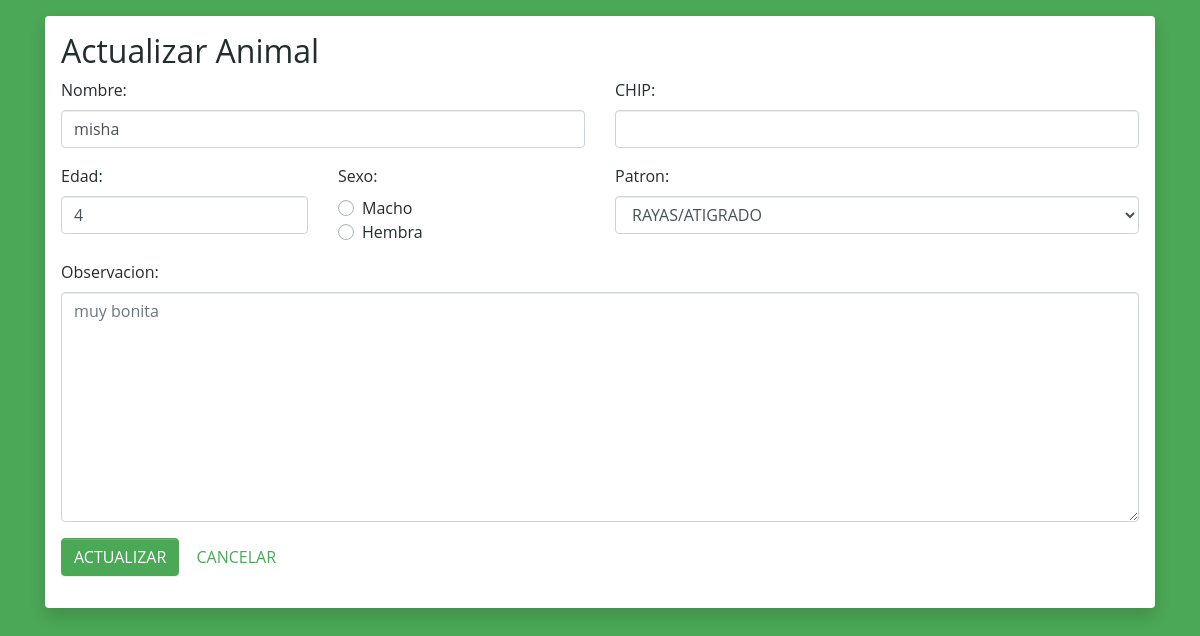
The app's page /src/php/view/update-animal.php?cod=anm-001, older data.
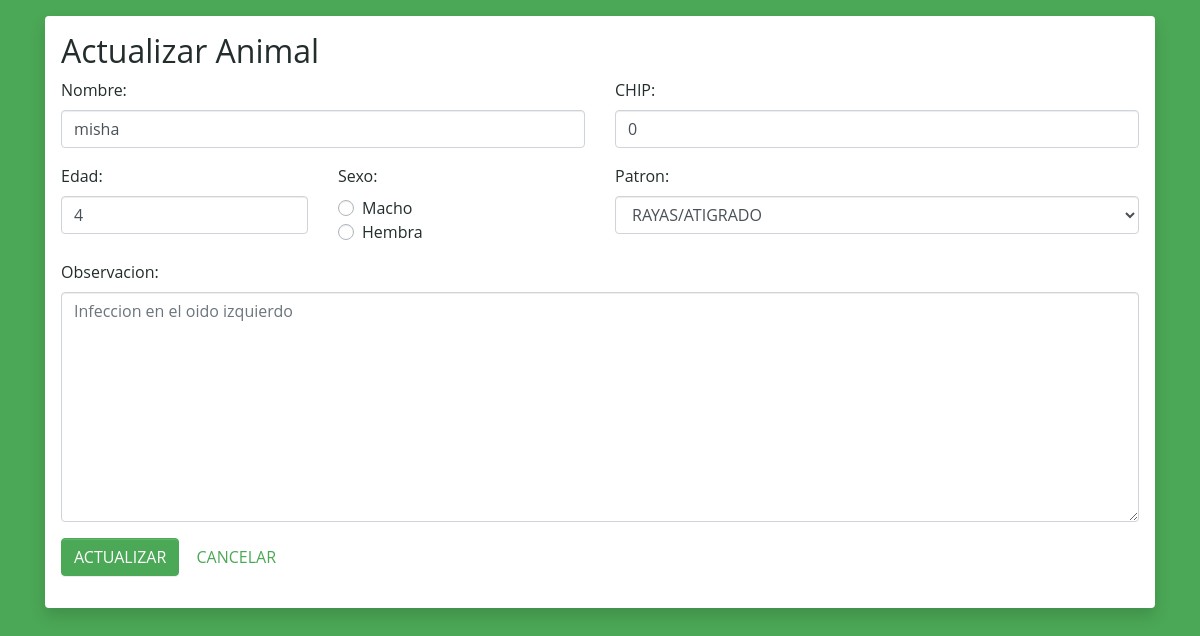
The same page, newer data.
### tables this page shows
CREATE TABLE `animal` (
  `cod` varchar(10) NOT NULL,
  `codDueno` varchar(10) DEFAULT NULL,
  `codOrganizacion` varchar(10) NOT NULL,
  `nombre` varchar(50) NOT NULL,
  `edad` int(11) NOT NULL,
  `fechaIngreso` date DEFAULT NULL,
  `especie` varchar(30) NOT NULL,
  `raza` varchar(100) NOT NULL,
  `patron` varchar(30) NOT NULL,
  `sexo` char(1) DEFAULT NULL,
  `observacion` text NOT NULL,
  `chip` int(15) DEFAULT NULL
);

### src/php/model/dao/AnimalDao.php (called while the page is built, shortened)
<?php
include_once '../model/dto/Animal.php';
class AnimalDao
{
    function buscarAnimal($codigo)
    {
        $con = new Conexion();
        $conn = $con->Conectar();
        $sql = "SELECT * FROM animal WHERE cod = ?";
        $conn->set_charset("utf8");
        $statement = $conn->prepare($sql);
        $statement->bind_param('s',$codigo);
        $statement->execute();
        $result = $statement->get_result();
        if ($result->num_rows > 0) {
            $fila = $result->fetch_assoc();
            $animal = new Animal($fila["cod"], new Organizacion($fila["codOrganizacion"],NULL), new Dueño($fila["codDueno"],NULL,NULL,NULL,NULL,NULL),
                $fila["nombre"], $fila["edad"], $fila["fechaIngreso"], $fila["especie"], $fila["raza"],
                $fila["patron"], $fila["sexo"], $fila["observacion"], $fila["chip"]);
            return $animal;
        } else {
            echo "0 results";
            return null;
        }
    }
}
?>

### src/php/model/dto/Animal.php (called while the page is built, shortened)
<?php
class Animal
{
    private $nombre;
    private $edad;
    private $observacion;
    private $chip;
    public function __construct($codigo, $organizacion, $dueño, $nombre, $edad, $fechaInfreso, $especie, $raza, $patron, $sexo, $observacion, $chip)
    {
        $this->nombre = is_null($nombre)?$this->nombre:$nombre;
        $this->edad = is_null($edad)?$this->edad:$edad;
        $this->observacion = is_null($observacion)?$this->observacion:$observacion;
        $this->chip = is_null($chip)?$this->chip:$chip;
    }
    public function getNombre(){
        return $this->nombre;
    }
    public function getEdad(){
        return $this->edad;
    }
    public function getObservacion(){
        return $this->observacion;
    }
    public function getChip(){
        return $this->chip;
    }
}
?>

### src/php/view/update-animal.php (the view, shortened to what this page needs)
<!DOCTYPE html>
<html lang="en">
<head>
    <link rel="stylesheet" href="/RedcatandoAnimales/RedcatandoAnimales/src/css/main.css">
    <link rel="stylesheet" href="/RedcatandoAnimales/RedcatandoAnimales/src/css/bootstrap.css">
</head>
<body>
<body class="bg-primary">
    <?php
        include_once '../model/dao/AnimalDao.php';
        include_once '../model/dto/Animal.php';
        $aDao = new AnimalDao();
        $animal = $aDao->buscarAnimal($_GET["cod"]);
    ?>
    <div class="container container-fluid">
        <div class="my-3 shadow p-3 bg-white rounded">
            <h2>Actualizar Animal</h2>
            <form action="../controller/procesarIngresoAnimal.php" method="POST">
                <div class="row">
                    <div class="form-group col-md-6">
                        <label>Nombre:</label>
                        <input type="text" name="nombre" value="<?php echo $animal->getNombre();?>" class="form-control">
                    </div>
                    <div class="form-group col-md-6">
                        <label for="">CHIP: </label>
                        <input type="number" name="chip" value="<?php echo $animal->getChip();?>" class="form-control" min="1">
                    </div>
                </div>
                <div class="row">
                    <div class="form-group col-md-3">
                        <label for="">Edad: </label>
                        <input type="number" name="edad" value="<?php echo $animal->getEdad();?>" class="form-control" min="1" max="30" value="10">
                    </div>
                    <div class="form-group col-md-3">
                        <label for="">Sexo: </label>
                        <div class="custom-control custom-radio">
                            <label class="custom-control-label" for="radioMacho">Macho</label>
                        </div>
                        <div class="custom-control custom-radio">
                            <label class="custom-control-label" for="radioHembra">Hembra</label>
                        </div>
                    </div>
                    <div class="form-group col-md-6">
                        <label for="listaPatrones">Patron: </label>
                        <select name="listaPatrones" id="listaPatrones" class="form-control">
                            <option value="RAYAS_ATIGRADO">RAYAS/ATIGRADO</option>
                        </select>
                    </div>
                </div>
                <div class="form-group">
                    <label for="">Observacion: </label>
                    <textarea name="observacion" id="" placeholder="<?php echo $animal->getObservacion();?>" rows="9" class="form-control"></textarea>
                </div>
                <div class="form-group">
                    <button type="submit" name="btnActualizarAnimal" class="btn btn-primary">ACTUALIZAR</button>
                    <?php
                        echo "<a href='history-animal.php?codOrg=".$_GET["codOrg"]."' class='btn btn-link'>CANCELAR</a>";
                    ?>
                </div>
            </form>
        </div>
    </div>
</body>
</html>

Row changes from the older to the newer data that the page shows:
changed animal "misha": chip (not shown) → "0"; observacion "muy bonita" → "Infeccion en el oido izquierdo"
